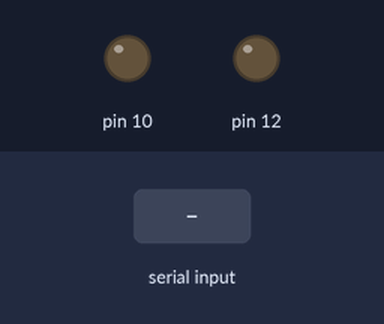
A sketch run on a simulated Arduino Uno, built with avr-gcc and run on an emulated ATmega328P. On the bench: output pins drawn as LEDs (lit = HIGH). The test bench sets the inputs (shaded band).

Above: at 1.2 s.
1.3 s: "1" received over Serial
At 2.5 s:
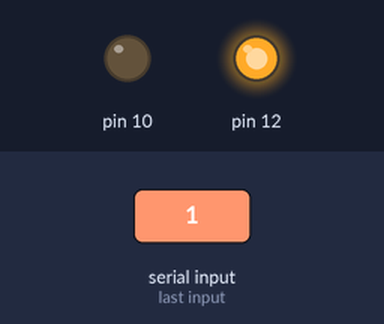
2.8 s: "3" received over Serial
At 3.9 s:
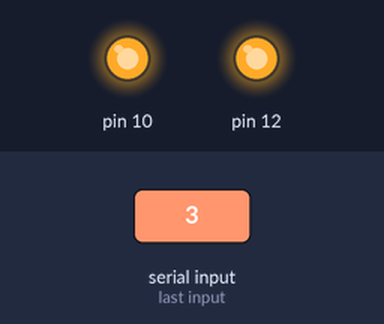
4.3 s: "2" received over Serial
At 5.0 s:
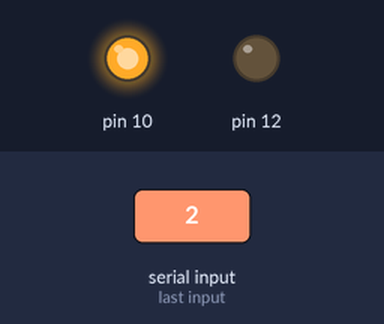
5.8 s: "4" received over Serial
At 6.2 s:
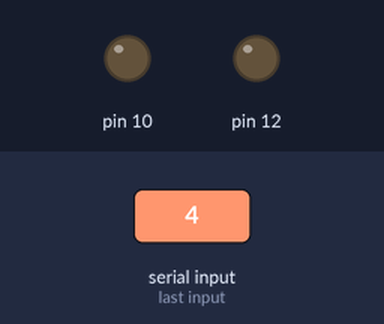
Timing chart, 0 to 8.3 s (numbered marks = the images above; inputs shaded):
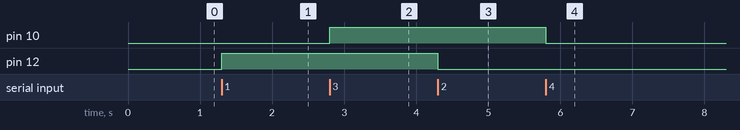

The sketch:

sketch_jun20a.ino
```cpp
byte number = 0;
String inputString = "";
int stringComplete = 0;
void setup()
{
  Serial.begin(115200);
  inputString.reserve(200);
  pinMode(12 , OUTPUT);
  pinMode(10 , OUTPUT);

}

void loop()
{
  if (stringComplete==1)
  {
    inputString = "";
    digitalWrite(12 , HIGH );
    //delay( 5000 );
    //stringComplete=false;
  }
  else if (stringComplete==2)
  {
    inputString = "";
    digitalWrite(12 , LOW );
  }
  else if (stringComplete==3)
  {
    inputString = "";
    digitalWrite(10 , HIGH);
  }
  else if (stringComplete==4)
  {
    inputString = "";
    digitalWrite(10 , LOW );
  }
}
void serialEvent()
{
  while (Serial.available())
  {
    // get the new byte:
    char inChar = (char)Serial.read();
    // add it to the inputString:
    inputString += inChar;
    // if the incoming character is a newline, set a flag
    // so the main loop can do something about it:
    if (inputString == "1")
    {
      stringComplete = 1;
    }
    else if (inputString == "2")
    {
      stringComplete = 2;
    }
     else if (inputString == "3")
    {
      stringComplete = 3;
    }
     else if (inputString == "4")
    {
      stringComplete = 4;
    }
  }

}
```

Measured:
- after the input at 1.3 s, pin 12: LOW → HIGH at once
- after the input at 2.8 s, pin 10: LOW → HIGH at once
- after the input at 4.3 s, pin 12: HIGH → LOW at once
- after the input at 5.8 s, pin 10: HIGH → LOW at once
